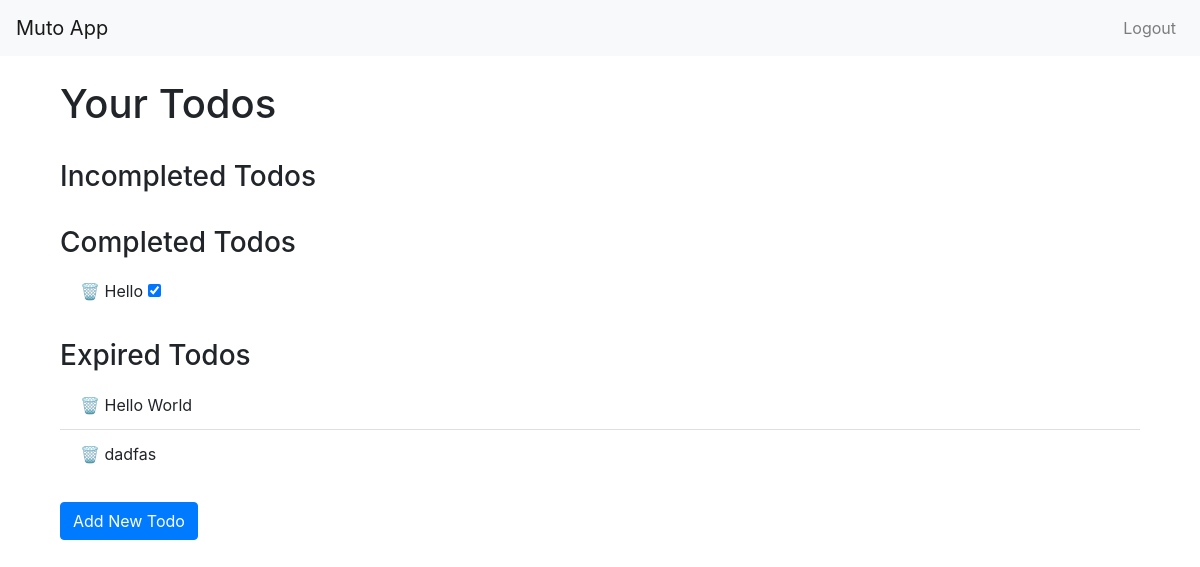
Before: /todos/ (signed in) with the older database file.
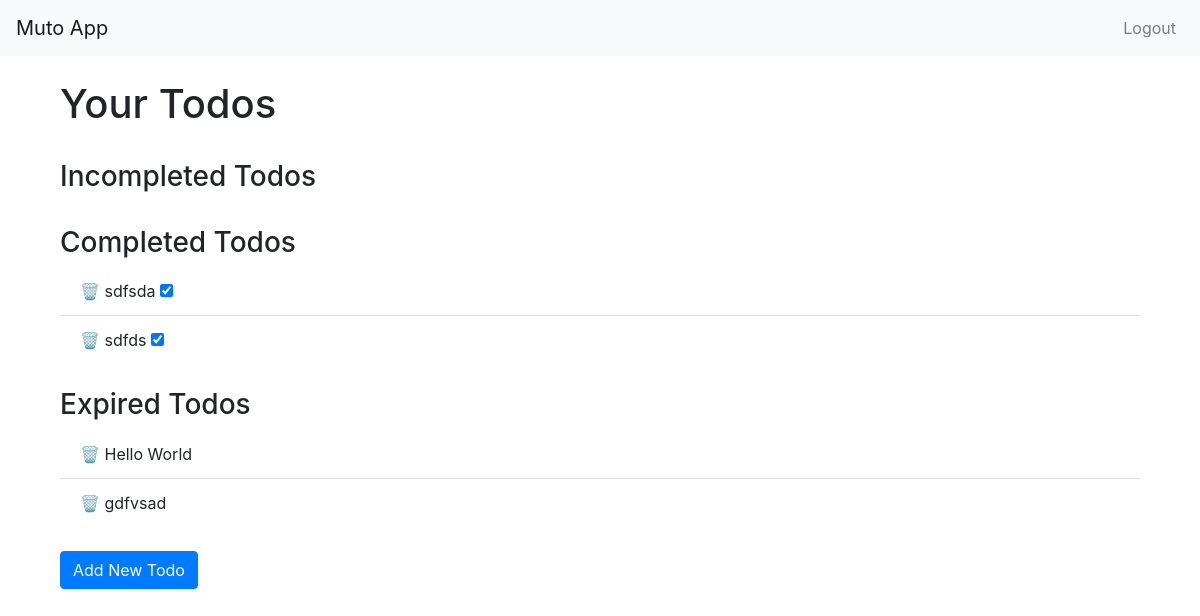
After: the same page with the newer database file.
### todos/models.py (models this page shows, shortened)
class Task(models.Model):
    user = models.ForeignKey(
        User, on_delete=models.CASCADE, null=True, blank=True)
    title = models.CharField(max_length=200)
    description = models.TextField(null=True, blank=True)
    complete = models.BooleanField(default=False)
    expired = models.BooleanField(default=False)
    created = models.DateTimeField(auto_now_add=True)
    dueDate = models.DateField(null=True, blank=True)
    objects = TaskManager()
    class Meta:
        order_with_respect_to = 'user'

### todos/views.py (the view)
# urls.py: path("todos/", include("todos.urls")),
def todos(request):
    user = request.user
    todos = Task.objects.filter(user=user)
    for todo in todos:
        if not todo.complete and todo.dueDate:
            if isinstance(todo.dueDate, datetime):
                todo.dueDate = todo.dueDate.date()  # Convert to datetime.date
            if todo.dueDate < timezone.now().date():
                todo.expired = True
                todo.save()
    incomplete_todos = [todo for todo in todos if not todo.complete and not todo.expired]
    completed_todos = [todo for todo in todos if todo.complete]
    expired_todos = [todo for todo in todos if todo.expired]
    return render(request, 'todos.html', {
        'incomplete_todos': incomplete_todos,
        'completed_todos': completed_todos,
        'expired_todos': expired_todos,
    })

### todos/templates/todos.html (shortened to what this page needs)
{% extends 'base.html' %} {% block content %}
<div class="container">
  <h1>Your Todos</h1>
  <ul class="list-group">
    <h3 class="mt-4">Incompleted Todos</h3>
    <h3 class="mt-4">Completed Todos</h3>
    <ul class="list-group list-group-flush">
      {% for todo in completed_todos %}
      <li class="list-group-item">
        <a class="text-danger" href="{% url 'delete_todo' todo.id %}">🗑️</a>
        {{ todo.title }}
        <a href="{% url 'done_todo' todo.id todo.complete %}">
          <input
            type="checkbox"
            class="todo-checkbox"
            checked="{{ todo.complete }}"
          />
        </a>
      </li>
      {% endfor %}
    </ul>
    <h3 class="mt-4">Expired Todos</h3>
    <ul class="list-group list-group-flush">
      {% for todo in expired_todos %}
      <li class="list-group-item">
        <a class="text-danger" href="{% url 'delete_todo' todo.id %}">🗑️</a>
        {{ todo.title }}
      </li>
      {% endfor %}
    </ul>
  </ul>
  <a class="btn btn-primary mt-4" href="{% url 'add_todo' %}">Add New Todo</a>
</div>
{% endblock %}

### home/templates/base.html (shortened to what this page needs)
<!DOCTYPE html>
<html lang="en">
  <head>
    <link
      href="https://maxcdn.bootstrapcdn.com/bootstrap/4.5.2/css/bootstrap.min.css"
      rel="stylesheet"
    />
  </head>
  <body>
    <nav class="navbar navbar-expand-lg navbar-light bg-light">
      <a class="navbar-brand" href="/">Muto App</a>
      <div class="collapse navbar-collapse" id="navbarNav">
        <ul class="navbar-nav ml-auto">
          {% if user.is_authenticated %}
          <li class="nav-item">
            <a class="nav-link" href="{% url 'logout' %}">Logout</a>
          </li>
          {% endif %}
        </ul>
      </div>
    </nav>
    <div class="container mt-4">{% block content %} {% endblock %}</div>
  </body>
</html>

Changed rows visible on the page:
removed Task: title "Hello", shown under "Completed Todos"
removed Task: title "dadfas", shown under "Expired Todos"
added Task: title "sdfsda", shown under "Completed Todos"
added Task: title "sdfds", shown under "Completed Todos"
added Task: title "gdfvsad", shown under "Expired Todos"
